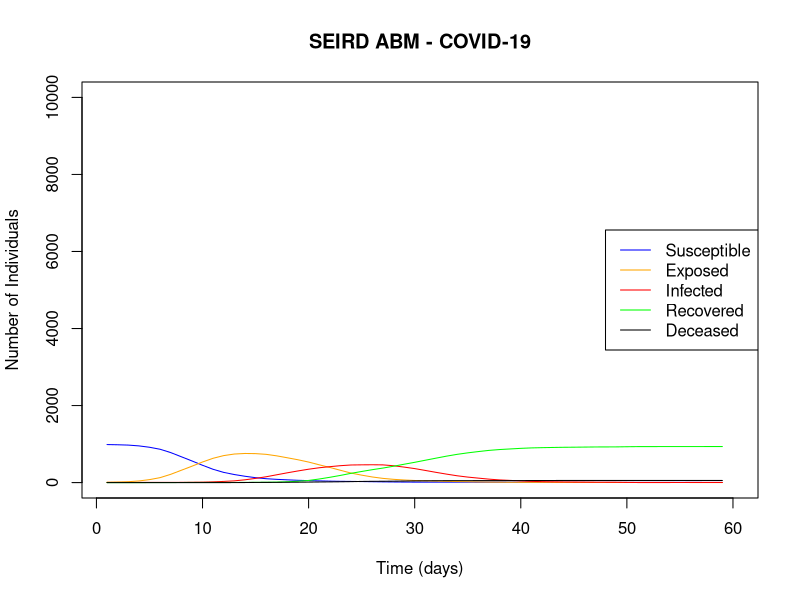

The R script that drew this image:
# ABM_v3 implements the model capability for a vaccine
# -------------------------------- Functions -----------------------------------

AgentGen1 <- function(nPop1, E0, I0, vaccine = NA, social_distancing = NA){                                           # population size, n_exposed, n_infected
  # Create a population of susceptible agents
  Agent1 <- data.frame(AgentNo = 1:nPop1,
                       State = 'S',
                       Mixing = runif(nPop1,0,1),
                       TimeE = 0,
                       TimeI = 0,
                       Vaccination = 0,
                       Social_Distancing = 0,
                       stringsAsFactors = FALSE)
  # Initializing exposed and infected agents
  Agent1$State[1:E0] <- "E"
  Agent1$TimeE[1:E0] <- rbinom(E0, 13, 0.5) + 1                                 # Agents can be in exposed state for 14 days (+1 so that rbinom doesn't return 0)
  Agent1$State[(E0+1):(E0 + I0)] <- "I"    
  Agent1$TimeI[(E0+1):(E0 + I0)] <- rbinom(I0, 9, 0.5) + 1                      # Agents can be in infected state for 10 days (+1 so that rbinom doesn't return 0) - infectious period
  # Randomly assign vaccination status based on the specified prevalence
  if (!is.na(vaccine$prevalence)) {
    num_vaccinated <- round(nPop1 * vaccine$prevalence)
    Agent1$Vaccination[sample(1:nPop1, num_vaccinated)] <- 1
  }
  if (!is.na(social_distancing$prevalence)) {
    num_social_distancing <- round(nPop1 * social_distancing$prevalence)
    Agent1$Social_Distancing[sample(1:nPop1, num_social_distancing)] <- 1
  }
  return(Agent1)
}

ABM1 <- function(Agent1, par1, nTime1, vaccine = NA) {                                        # Function of agents, model parameters, and simulation time
  nPop1 <- nrow(Agent1)
  Out1 <- data.frame(S = rep(0, nTime1),                                        # Initializing output df
                     E = rep(0, nTime1),
                     I = rep(0, nTime1),
                     R = rep(0, nTime1),
                     D = rep(0, nTime1))
  for(k in 1:nTime1){
    # Move agents through time
    StateS1 <- (1:nPop1)[Agent1$State == "S"] 
    StateSE1 <- (1:nPop1)[Agent1$State == "S" | Agent1$State == "E"] 
    for(i in StateS1) {
      # Determine if they like to meet others
      Mix1 <- Agent1$Mixing[i]
      # How many agents will they meet (Each will meet up to MaxMix other agents per day)
      Meet1 <- round(Mix1*par1$MaxMix,0) + 1
      # Grab the agents they will meet
      Meet2 <- sample(StateSE1, Meet1, replace = TRUE, prob = Agent1$Mixing[StateSE1])     # Replace = TRUE means they could meet the same agent over and over 
      
      for(j in 1:length(Meet2)) {
        # Grab who they will meet 
        Meet1a <- Agent1[Meet2[j], ]
        # If exposed, change state
        if(Meet1a$State == "E"){
          Urand1 <- runif(1,0,1)
          if(Urand1 < par1$S2E){
          Agent1$State[i] <- "E" 
          }
        }
      }
    }
    # Grab agents who have been exposed and add a day to their exposure time 
    StateE1 <- (1:nPop1)[Agent1$State == "E"] 
    Agent1$TimeE[StateE1] = Agent1$TimeE[StateE1] + 1
    StateE2 <- (1:nPop1)[Agent1$State == "E" & Agent1$TimeE > 14]               # If exposure time is greater than 14, move to recovered
    Agent1$State[StateE2] <- "R"
    # Grab agents who could possibly become sick
    StateE3 <- (1:nPop1)[Agent1$State == "E" & Agent1$TimeE > par1$incubation_period]                # Incubation days: the time it takes for an infection to develop after an agent has been exposed
    for(i in StateE3){
      # Randomly assign whether they get sick or not
      Urand1 <- runif(1,0,1)
      if (any(is.na(vaccine))){
        if(Urand1 < par1$E2I) {
          Agent1$State[i] <- "I"
        }
      }
      else {
        if (Agent1$Vaccination[i] == 1) {
          if (Urand1 < par1$E2I - vaccine$E2I_reduction) { 
            Agent1$State[i] <- "I"
          }
        } 
        else {
          if (Urand1 < par1$E2I) { 
            Agent1$State[i] <- "I"
          }
        }
      }
    }
    
    # Update how long the agents have been sick
    StateI1 <- (1:nPop1)[Agent1$State == "I"]
    Agent1$TimeI[StateI1] = Agent1$TimeI[StateI1] + 1
    StateI2 <- (1:nPop1)[Agent1$State == "I" & Agent1$TimeI > 14]
    Agent1$State[StateI2] <- "R"
    # Grab agents who have been infected for 10 days or less to see if they die
    StateI3 <- (1:nPop1)[Agent1$State == "I" & Agent1$TimeI < par1$infectious_period + 1]
    Agent1$State[StateI3] <- ifelse(
      runif(length(StateI3),0,1) > par1$I2D, "I", "D")
    
    Out1$S[k] <- length(Agent1$State[Agent1$State == "S"])
    Out1$E[k] <- length(Agent1$State[Agent1$State == "E"])
    Out1$I[k] <- length(Agent1$State[Agent1$State == "I"])
    Out1$R[k] <- length(Agent1$State[Agent1$State == "R"])
    Out1$D[k] <- length(Agent1$State[Agent1$State == "D"])
  }
  return(Out1)
}

# Define a function to calculate moving average
library(zoo)
smooth_lines <- function(data, window_size = 5) {
  for (col in names(data)) {
    data[[col]] <- rollmean(data[[col]], k = window_size, align = "center", fill = NA)
  }
  return(data)
}

# --------------------------- Building/Running Model ---------------------------

# Model Parameters
set.seed(123)
par1 <- data.frame(MaxMix = 7, 
                   S2E = 0.10,  # Probability an agent moves from susceptible to exposed
                   E2I = 0.15,   # Probability an agent moves from exposed to infected - prob_infection
                   I2D = 0.01, # Probability an agent moves from infected to deceased - death_rate
                   incubation_period = 6,
                   infectious_period = 10)  

vaccine_tool <- data.frame(E2I_reduction = 0.05, 
                           prevalence = 0.95)
social_distancing_tool <- data.frame(S2E_reduction = 0.05,
                           prevalence = 0.95)

# Running the Model
Agent1 <- AgentGen1(nPop1 = 1000, E0 = 5, I0 = 2, vaccine = vaccine_tool, 
                    social_distancing = social_distancing_tool)
model <- ABM1(Agent1, par1, nTime1 = 60, vaccine = vaccine_tool)

# --------------------------------- Plotting -----------------------------------

# Plotting
# Smooth the columns using a moving average with a window size of 5
smoothed_output <- smooth_lines(model, window_size = 2)
plot(smoothed_output$S, type = "l", col = "blue",
     xlab = "Time (days)",
     ylab = "Number of Individuals", main = "SEIRD ABM - COVID-19",
     ylim = c(0, 10000))
lines(smoothed_output$E, col = "orange")
lines(smoothed_output$I, col = "red")
lines(smoothed_output$R, col = "green")
lines(smoothed_output$D, col = "black")

# Add legend
legend("right", legend = c("Susceptible", "Exposed", "Infected", "Recovered",
                              "Deceased"), col = c("blue", "orange", "red",
                                                   "green", "black"), lty = 1)
